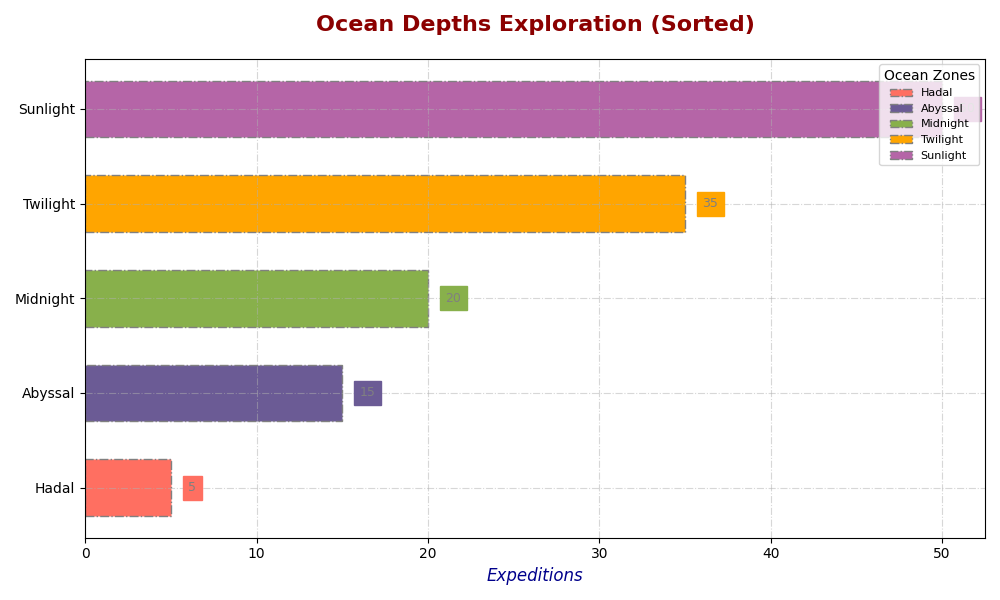

This chart was generated by the following Python code:
import matplotlib.pyplot as plt
import numpy as np

zones = ['Sunlight', 'Twilight', 'Midnight', 'Abyssal', 'Hadal']
expeditions = [50, 35, 20, 15, 5]

# Sort the zones and expeditions based on the expeditions in ascending order
sorted_indices = np.argsort(expeditions)
zones_sorted = [zones[i] for i in sorted_indices]
expeditions_sorted = [expeditions[i] for i in sorted_indices]

# Different color for each bar
colors = ['#ff6f61', '#6b5b95', '#88b04b', '#ffa500', '#b565a7']

fig, ax = plt.subplots(figsize=(10, 6))

# Create horizontal bars with varied colors
bars = ax.barh(zones_sorted, expeditions_sorted, color=colors, edgecolor='gray', height=0.6, linestyle='dashdot')

# Set labels and title with different font styles
ax.set_xlabel('Expeditions', fontsize=12, fontweight='light', style='italic', color='darkblue')
ax.set_title('Ocean Depths Exploration (Sorted)', fontsize=16, fontweight='heavy', pad=20, color='darkred')

ax.grid(True, which='major', linestyle='-.', linewidth=0.8, alpha=0.5, axis='both')

# Add a legend
ax.legend(bars, zones_sorted, title="Ocean Zones", loc='upper right', fontsize=8)

# Annotate bar values
for bar, color in zip(bars, colors):
    width = bar.get_width()
    ax.text(width + 1, bar.get_y() + bar.get_height()/2, f'{width}', va='center', fontsize=9, color='gray', backgroundcolor=color)

# Adjust y-ticks
ax.set_yticks(np.arange(len(zones_sorted)))

plt.tight_layout()
plt.show()
